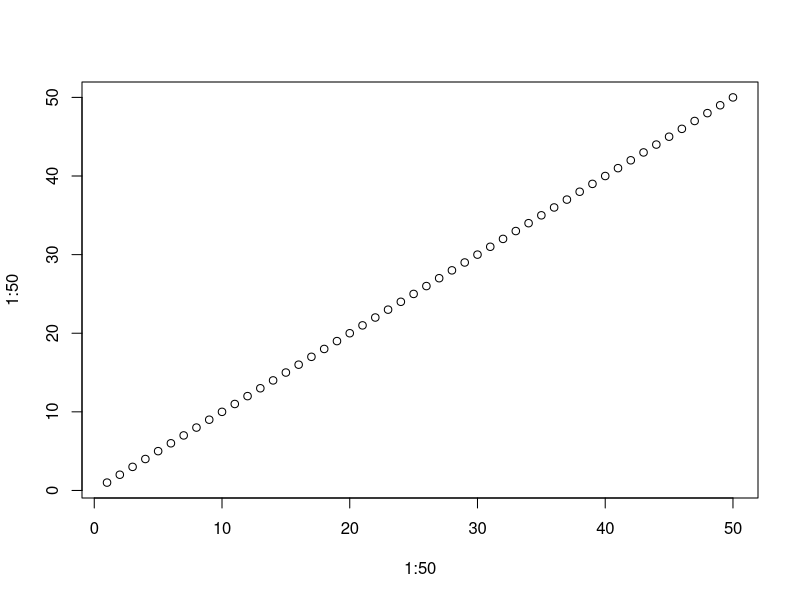
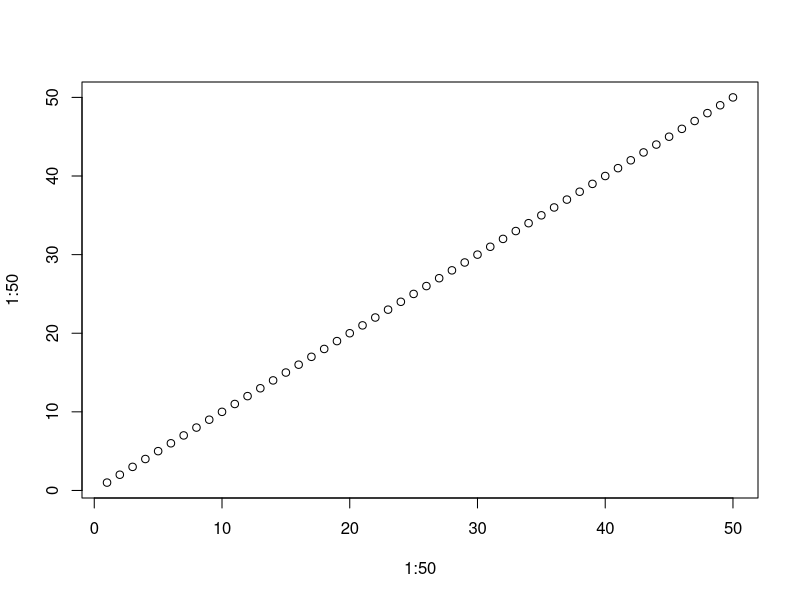

Here is the R script that generated these plots, in order:
## ---- chunk 1
#| code-fold: true
#| code-summary: "View source code"
#| fig-align: "center"

plot(1:50, 1:50)
## ---- chunk 2
x <- 3
y <- 2
z <- x * y
plot(1:50, 1:50)
## ---- chunk 3
#| code-line-numbers: true
x <- 3
y <- 2
z <- x * y
# ....s
